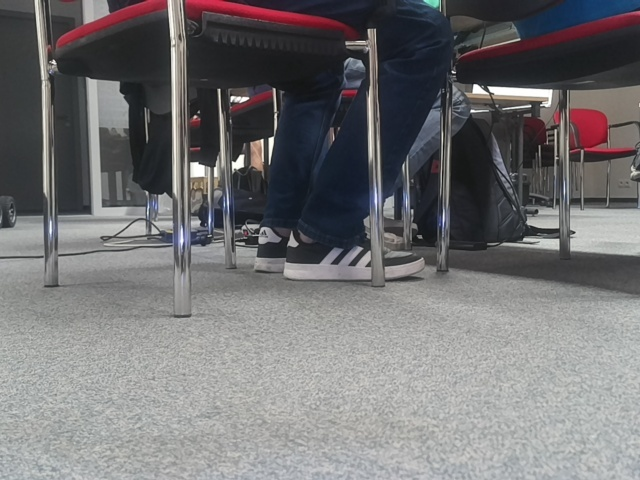
#> input picture test0.jpg, 640 x 480 px
$ python something_cv.py
#> lines starting #> are read from the running program, lines starting #| are printed output that depends on the picture; after the words box and inside, x2 and y2 are one past the last pixel; in counts of white or black regions, pixels touching at a corner belong together
#> further down, im is the input picture: shape (480, 640, 3); mean B, G, R 115.7, 114.2, 115.1
import cv2
import numpy as np

def image_resize(image: np.ndarray, width = None, height = None, inter = cv2.INTER_AREA):
    '''
    Resize image while keeping it's aspect ratio
    '''
#> called with width = 400, inter = 3
    # initialize the dimensions of the image to be resized and
    # grab the image size
    dim = None
    (h, w) = image.shape[:2]
#> h = 480; w = 640

    # if both the width and height are None, then return the
    # original image
    if width is None and height is None:
        return image

    # check to see if the width is None
    if width is None:
        # calculate the ratio of the height and construct the
        # dimensions
        r = height / float(h)
        dim = (int(w * r), height)

    # otherwise, the height is None
    else:
        # calculate the ratio of the width and construct the
        # dimensions
        r = width / float(w)
#> r = 0.625
        dim = (width, int(h * r))
#> dim = (400, 300)

    # resize the image
    resized = cv2.resize(image, dim, interpolation = inter)

    # return the resized image
    return resized

def image_shenanigans(image):

    img = np.asarray(image)

    img = image_resize(img, width=400)

    # convert to HSV and extract saturation channel
    # sat = cv2.cvtColor(img.copy(), cv2.COLOR_RGB2HSV)[:, :, 1]
    sat = cv2.cvtColor(img.copy(), cv2.COLOR_RGB2GRAY)
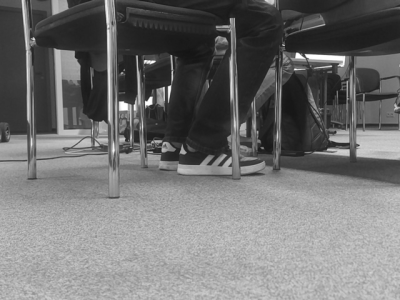
#> sat: shape (300, 400); min 19, max 255, mean 114.6
    sat = cv2.GaussianBlur(sat, (9, 9), 0)
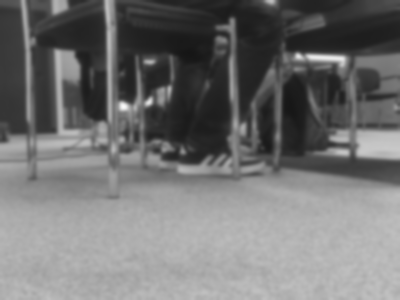
#> sat: shape (300, 400); min 21, max 250, mean 114.6


    ret, thresh = cv2.threshold(sat, 90, 150, 0)
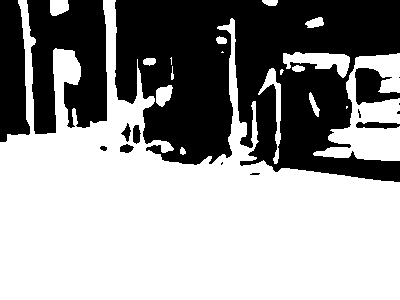
#> thresh: shape (300, 400); values 0 (black) and 150 (white), 59.8% white; 15 black regions (6 under 20 px)

    # [5 lines of commented-out code are left out]

    contours, hierarchy = cv2.findContours(
        thresh, cv2.RETR_TREE, cv2.CHAIN_APPROX_SIMPLE)
#> contours = 25 contours, 6 with area under 20; largest, box (x1, y1, x2, y2) and area: (0, 0, 400, 300) 63673, (313, 53, 400, 161) 4226, (283, 52, 350, 78) 812, (258, 68, 281, 164) 448, (156, 85, 173, 107) 229


    # print('# # # # # TYPES # # # #')
    # print(type(contours))
    # print(type(hierarchy))

    cv2.drawContours(img, contours, -1, (0,255,0), 3)
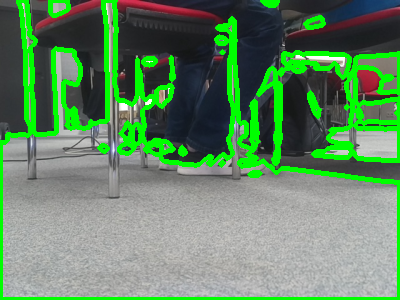
#> img: shape (300, 400, 3); mean B, G, R 99.6, 136, 99
    cv2.imshow('test',img)
    # cv2.waitKey(0)


if __name__ == '__main__':
    im = cv2.imread('test0.jpg')
    # im = np.asarray(im)
    # cv2.imshow('test', im)
    # cv2.waitKey(0)

    image_shenanigans(im)
